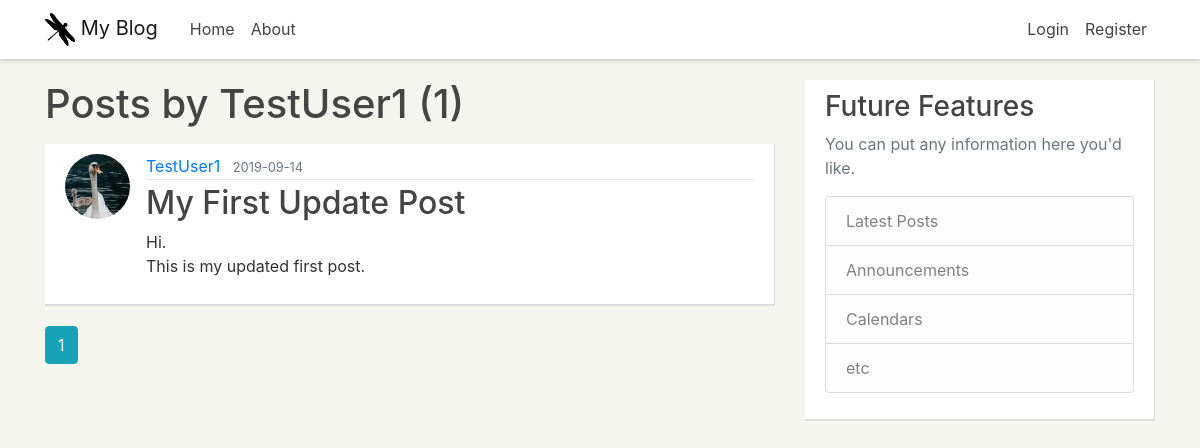
Page /user/TestUser1 on the earlier database version.
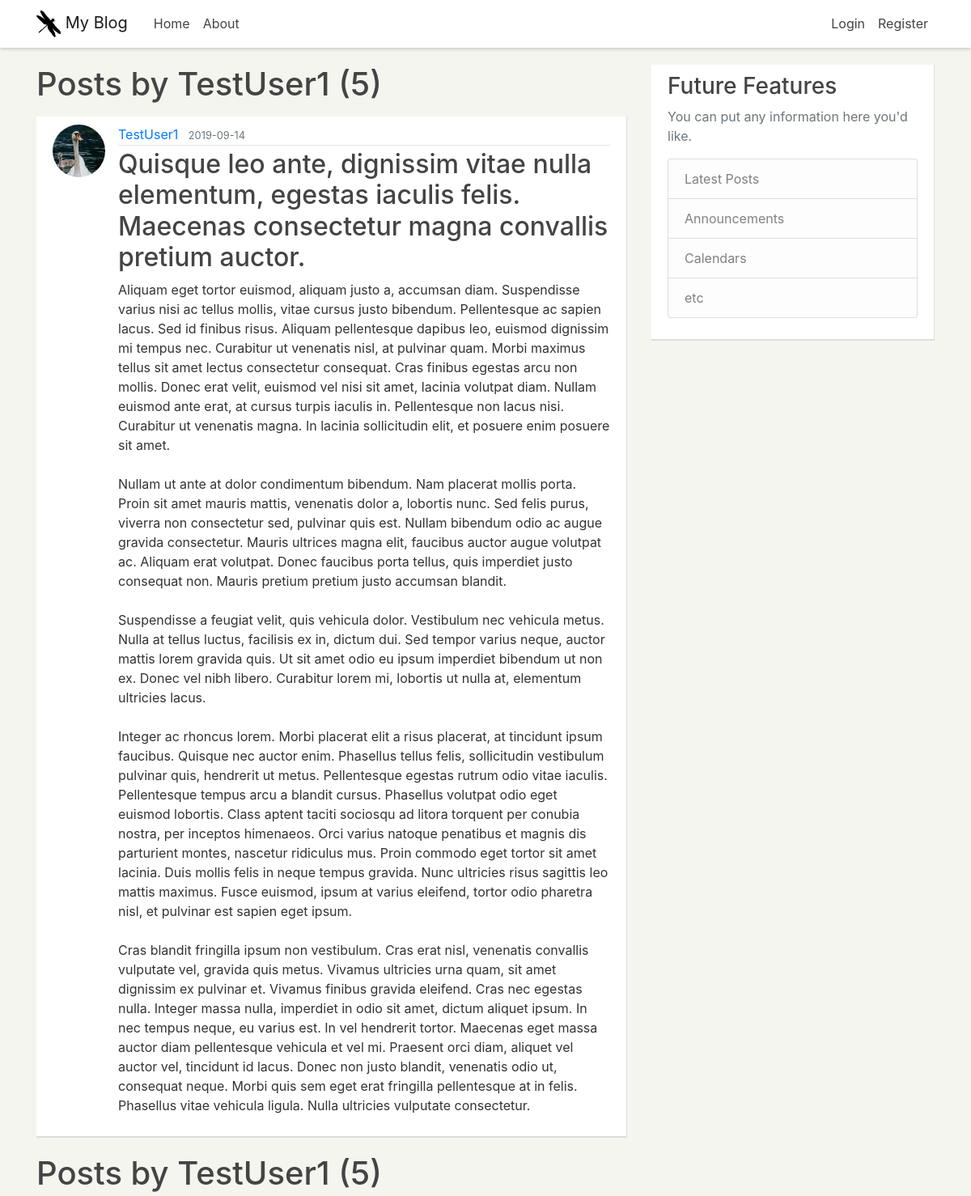
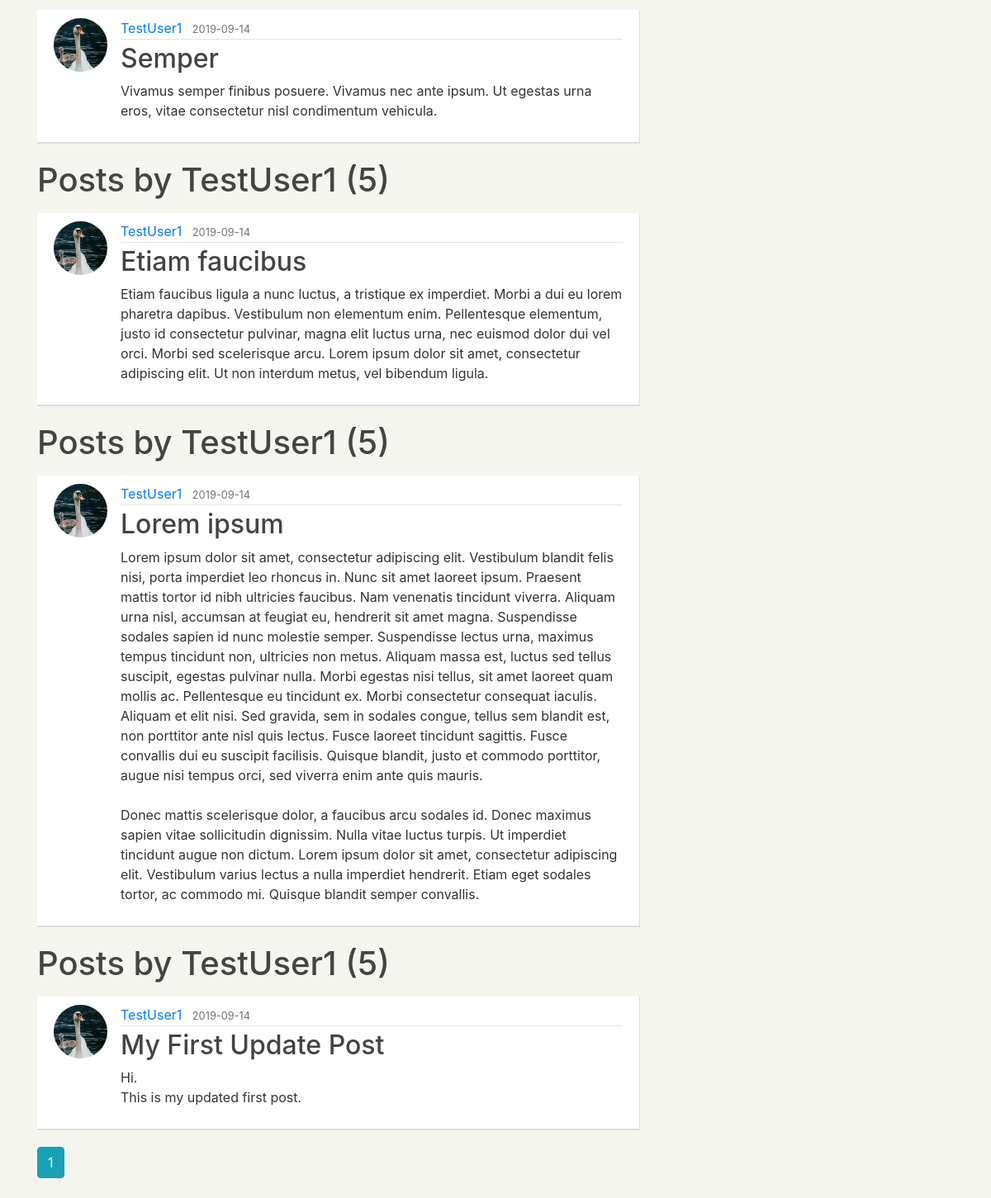
Same page on the later database version (2 pictures, top to bottom).
### pyflaskblog/models.py (models this page shows, shortened)
class Post(db.Model):
	id = db.Column(db.Integer, primary_key=True)
	title = db.Column(db.String(100), nullable=False)
	date_posted = db.Column(db.DateTime, nullable=False, default=datetime.utcnow)
	content = db.Column(db.Text, nullable=False)
	user_id = db.Column(db.Integer, db.ForeignKey('user.id'), nullable=False)

class User(db.Model, UserMixin):
	id = db.Column(db.Integer, primary_key=True)
	username = db.Column(db.String(20), unique=True, nullable=False)
	email = db.Column(db.String(120), unique=True, nullable=False)
	image_file = db.Column(db.String(20), nullable=False, default='default.jpg')
	password = db.Column(db.String(60), nullable=False)
	posts = db.relationship('Post', backref='author', lazy=True)

### pyflaskblog/users/routes.py (the view)
@users.route("/user/<string:username>")
def user_posts(username):
	page = request.args.get('page', 1, type=int)
	user = User.query.filter_by(username=username).first_or_404()
	posts = Post.query.filter_by(author=user)\
		.order_by(Post.date_posted.desc())\
		.paginate(page=page, per_page=5)
	return render_template('user_posts.html', posts=posts, user=user)

### pyflaskblog/templates/user_posts.html
{% extends "layout.html" %}
{% block content %}
	{% for post in posts.items %}
		<h1 class="mb-3">Posts by {{ user.username }} ({{ posts.total }})</h1>
		<article class="media content-section">
		  <img class="rounded-circle article-img" src="{{ url_for('static', filename='profile_pics/' + post.author.image_file) }}">
		  <div class="media-body">
		    <div class="article-metadata">
		      <a class="mr-2" href="{{ url_for('users.user_posts', username=post.author.username) }}">{{ post.author.username }}</a>
		      <small class="text-muted">{{ post.date_posted.strftime('%Y-%m-%d') }}</small>
		    </div>
		    <h2><a class="article-title" href="{{ url_for('posts.post', post_id=post.id) }}">{{ post.title }}</a></h2>
		    <p class="article-content">{{ post.content }}</p>
		  </div>
		</article>
	{% endfor %}
	{% for page_num in posts.iter_pages(left_edge=1, right_edge=1, left_current=1, right_current=2) %}
		{% if page_num %}
			{% if posts.page == page_num %}
				<a class="btn btn-info mb-4" href="{{ url_for('users.user_posts', username=user.username,  page=page_num) }}">{{ page_num }}</a>
			{% else %}
				<a class="btn btn-outline-info mb-4" href="{{ url_for('users.user_posts', username=user.username, page=page_num) }}">{{ page_num }}</a>
			{% endif %}
		{% else %}
			...
		{% endif %}
	{% endfor %}
{% endblock content %}

### pyflaskblog/templates/layout.html (shortened to what this page needs)
<!DOCTYPE html>
<html>
<head>
    <link rel="stylesheet" href="https://stackpath.bootstrapcdn.com/bootstrap/4.3.1/css/bootstrap.min.css">
    <link rel="stylesheet" type="text/css" href="{{ url_for('static', filename='main.css') }}">
</head>
<body>
	<header class="site-header">
	  <nav class="navbar navbar-expand-md navbar-light bg-steel fixed-top">
	    <div class="container">
	      <a class="navbar-brand mr-4" href="/">
	      <img src="{{ url_for('static', filename='profile_pics/logo.png') }}" alt="Logo" style="width:30px;">
	      My Blog
	  	  </a>
	      <div class="collapse navbar-collapse" id="navbarToggle">
	        <div class="navbar-nav mr-auto">
	          <a class="nav-item nav-link" href="{{ url_for('main.home') }}">Home</a>
	          <a class="nav-item nav-link" href="{{ url_for('main.about') }}"">About</a>
	        </div>
	        <div class="navbar-nav">
	        	{% if current_user.is_authenticated %}
	        		<a class="nav-item nav-link" href="{{ url_for('posts.new_post') }}"">New Post</a>
	        		 <a class="nav-item nav-link" href="{{ url_for('users.account') }}"">Account</a>
	        		 <a class="nav-item nav-link" href="{{ url_for('users.logout') }}"">Logout</a>
	        	{% else %}
	          <a class="nav-item nav-link" href="{{ url_for('users.login') }}"">Login</a>
	          <a class="nav-item nav-link" href="{{ url_for('users.register') }}"">Register</a>
	          	{% endif %}
	        </div>
	      </div>
	    </div>
	  </nav>
	</header>
	<main role="main" class="container">
	  <div class="row">
	    <div class="col-md-8">
	      {% block content %}{% endblock %}
	    </div>
	    <div class="col-md-4">
	      <div class="content-section">
	        <h3>Future Features</h3>
	        <p class='text-muted'>You can put any information here you'd like.
	          <ul class="list-group">
	            <li class="list-group-item list-group-item-light">Latest Posts</li>
	            <li class="list-group-item list-group-item-light">Announcements</li>
	            <li class="list-group-item list-group-item-light">Calendars</li>
	            <li class="list-group-item list-group-item-light">etc</li>
	          </ul>
	        </p>
	      </div>
	    </div>
	  </div>
	</main>
</body>
</html>

### pyflaskblog/static/main.css (style rules this page uses)
body { background: #f5f5f0; color: #333333; margin-top: 5rem; }
h1, h2, h3, h4, h5, h6 { color: #444444; }
.bg-steel { background-color: #ffffff; box-shadow: 0 2px 4px 0 rgba(0,0,0,0.16); }
.site-header .navbar-nav .nav-link { color: #444444; }
.content-section { background: #ffffff; padding: 10px 20px; border-bottom: 2px solid #dddddd; border-right: 1px solid #dddddd; margin-bottom: 20px; }
.article-title { color: #444444; }
.article-content { white-space: pre-line; }
.article-img { height: 65px; width: 65px; margin-right: 16px; }
.article-metadata { padding-bottom: 1px; margin-bottom: 4px; border-bottom: 1px solid #e3e3e3 }

Differences in the rows shown:
added Post: {{ user.username }} "TestUser1", total "5", image_file (placeholder picture), author.username "TestUser1", date_posted "2019-09-14", title "Quisque leo ante, dignissim vitae nulla elementum, egestas iaculis felis. Maecenas consectetur magna convallis pretium auctor.", content "Aliquam eget tortor euismod, aliquam justo a, accumsan diam. Suspendisse varius nisi ac tellus mollis, vitae cursus justo bibendum. Pellentesque ac sapien lacus. Sed id finibus risus. Aliquam pellentesque dapibus leo, euismod dignissim mi tempus nec. Curabitur ut venenatis nisl, at pulvinar quam. Morbi maximus tellus sit amet lectus consectetur consequat. Cras finibus egestas arcu non mollis. Donec erat velit, euismod vel nisi sit amet, lacinia volutpat diam. Nullam euismod ante erat, at cursus turpis iaculis in. Pellentesque non lacus nisi. Curabitur ut venenatis magna. In lacinia sollicitudin elit, et posuere enim posuere sit amet. Nullam ut ante at dolor condimentum bibendum. Nam…"
added Post: {{ user.username }} "TestUser1", total "5", image_file (placeholder picture), author.username "TestUser1", date_posted "2019-09-14", title "Semper", content "Vivamus semper finibus posuere. Vivamus nec ante ipsum. Ut egestas urna eros, vitae consectetur nisl condimentum vehicula."
added Post: {{ user.username }} "TestUser1", total "5", image_file (placeholder picture), author.username "TestUser1", date_posted "2019-09-14", title "Etiam faucibus", content "Etiam faucibus ligula a nunc luctus, a tristique ex imperdiet. Morbi a dui eu lorem pharetra dapibus. Vestibulum non elementum enim. Pellentesque elementum, justo id consectetur pulvinar, magna elit luctus urna, nec euismod dolor dui vel orci. Morbi sed scelerisque arcu. Lorem ipsum dolor sit amet, consectetur adipiscing elit. Ut non interdum metus, vel bibendum ligula."
added Post: {{ user.username }} "TestUser1", total "5", image_file (placeholder picture), author.username "TestUser1", date_posted "2019-09-14", title "Lorem ipsum", content "Lorem ipsum dolor sit amet, consectetur adipiscing elit. Vestibulum blandit felis nisi, porta imperdiet leo rhoncus in. Nunc sit amet laoreet ipsum. Praesent mattis tortor id nibh ultricies faucibus. Nam venenatis tincidunt viverra. Aliquam urna nisl, accumsan at feugiat eu, hendrerit sit amet magna. Suspendisse sodales sapien id nunc molestie semper. Suspendisse lectus urna, maximus tempus tincidunt non, ultricies non metus. Aliquam massa est, luctus sed tellus suscipit, egestas pulvinar nulla. Morbi egestas nisi tellus, sit amet laoreet quam mollis ac. Pellentesque eu tincidunt ex. Morbi consectetur consequat iaculis. Aliquam et elit nisi. Sed gravida, sem in sodales congue, tellus sem…"
computed for Post "My First Update Post": total "1" → "5"
